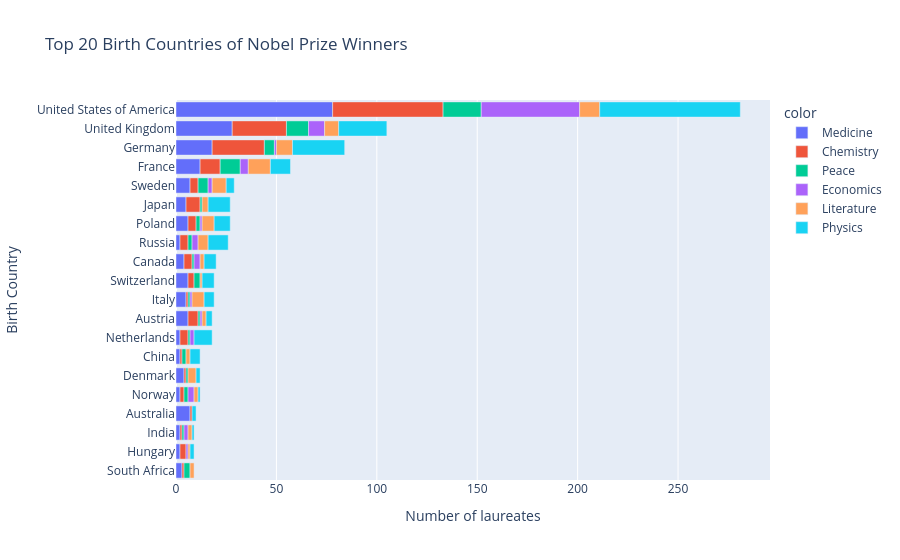

Notebook code cell kept with this figure:
### Code cell
cat_bar = px.bar(x=merged_df.cat_prize,
                 y=merged_df.birth_country_current,
                 orientation='h',
                 color=merged_df.category,
                 title="Top 20 Birth Countries of Nobel Prize Winners",
                 labels={"x": "Number of laureates", "y": "Birth Country"})  
cat_bar.update_layout(xaxis_title='Number of laureates', 
                    yaxis_title='Birth Country'
                  )
cat_bar.show()

### Figure 1 — Plotly figure (JSON) as saved in the notebook; plotly's stock layout.template omitted (floating-point values rounded to 4 significant figures)
{"data": [{"hovertemplate": "color=Medicine<br>Number of laureates=%{x}<br>Birth Country=%{y}<extra></extra>", "legendgroup": "Medicine", "marker": {"color": "#636efa", "pattern": {"shape": ""}}, "name": "Medicine", "orientation": "h", "showlegend": true, "textposition": "auto", "type": "bar", "x": [3, 2, 2, 7, 2, 4, 2, 2, 6, 5, 6, 4, 2, 6, 5, 7, 12, 18, 28, 78], "xaxis": "x", "y": ["South Africa", "Hungary", "India", "Australia", "Norway", "Denmark", "China", "Netherlands", "Austria", "Italy", "Switzerland", "Canada", "Russia", "Poland", "Japan", "Sweden", "France", "Germany", "United Kingdom", "United States of America"], "yaxis": "y"}, {"hovertemplate": "color=Chemistry<br>Number of laureates=%{x}<br>Birth Country=%{y}<extra></extra>", "legendgroup": "Chemistry", "marker": {"color": "#EF553B", "pattern": {"shape": ""}}, "name": "Chemistry", "orientation": "h", "showlegend": true, "textposition": "auto", "type": "bar", "x": [3, 1, 1, 1, 2, 1, 1, 4, 5, 3, 1, 4, 4, 7, 4, 4, 10, 26, 27, 55], "xaxis": "x", "y": ["Hungary", "South Africa", "India", "Australia", "Norway", "Denmark", "China", "Netherlands", "Austria", "Switzerland", "Italy", "Canada", "Russia", "Japan", "Poland", "Sweden", "France", "Germany", "United Kingdom", "United States of America"], "yaxis": "y"}, {"hovertemplate": "color=Peace<br>Number of laureates=%{x}<br>Birth Country=%{y}<extra></extra>", "legendgroup": "Peace", "marker": {"color": "#00cc96", "pattern": {"shape": ""}}, "name": "Peace", "orientation": "h", "showlegend": true, "textposition": "auto", "type": "bar", "x": [3, 1, 2, 1, 2, 1, 1, 3, 1, 1, 2, 1, 2, 5, 10, 5, 11, 19], "xaxis": "x", "y": ["South Africa", "India", "Norway", "Denmark", "China", "Netherlands", "Austria", "Switzerland", "Italy", "Canada", "Russia", "Japan", "Poland", "Sweden", "France", "Germany", "United Kingdom", "United States of America"], "yaxis": "y"}, {"hovertemplate": "color=Economics<br>Number of laureates=%{x}<br>Birth Country=%{y}<extra></extra>", "legendgroup": "Economics", "marker": {"color": "#ab63fa", "pattern": {"shape": ""}}, "name": "Economics", "orientation": "h", "showlegend": true, "textposition": "auto", "type": "bar", "x": [1, 2, 3, 2, 1, 1, 3, 3, 1, 2, 4, 1, 8, 49], "xaxis": "x", "y": ["Hungary", "India", "Norway", "Netherlands", "Austria", "Italy", "Canada", "Russia", "Poland", "Sweden", "France", "Germany", "United Kingdom", "United States of America"], "yaxis": "y"}, {"hovertemplate": "color=Literature<br>Number of laureates=%{x}<br>Birth Country=%{y}<extra></extra>", "legendgroup": "Literature", "marker": {"color": "#FFA15A", "pattern": {"shape": ""}}, "name": "Literature", "orientation": "h", "showlegend": true, "textposition": "auto", "type": "bar", "x": [1, 2, 2, 4, 2, 2, 2, 6, 1, 2, 5, 6, 3, 7, 11, 8, 7, 10], "xaxis": "x", "y": ["Hungary", "South Africa", "India", "Denmark", "China", "Norway", "Austria", "Italy", "Switzerland", "Canada", "Russia", "Poland", "Japan", "Sweden", "France", "Germany", "United Kingdom", "United States of America"], "yaxis": "y"}, {"hovertemplate": "color=Physics<br>Number of laureates=%{x}<br>Birth Country=%{y}<extra></extra>", "legendgroup": "Physics", "marker": {"color": "#19d3f3", "pattern": {"shape": ""}}, "name": "Physics", "orientation": "h", "showlegend": true, "textposition": "auto", "type": "bar", "x": [1, 2, 2, 5, 2, 1, 9, 3, 6, 5, 6, 10, 8, 11, 4, 10, 26, 24, 70], "xaxis": "x", "y": ["India", "Hungary", "Australia", "China", "Denmark", "Norway", "Netherlands", "Austria", "Switzerland", "Italy", "Canada", "Russia", "Poland", "Japan", "Sweden", "France", "Germany", "United Kingdom", "United States of America"], "yaxis": "y"}], "layout": {"barmode": "relative", "legend": {"title": {"text": "color"}, "tracegroupgap": 0}, "title": {"text": "Top 20 Birth Countries of Nobel Prize Winners"}, "xaxis": {"anchor": "y", "domain": [0, 1], "title": {"text": "Number of laureates"}}, "yaxis": {"anchor": "x", "domain": [0, 1], "title": {"text": "Birth Country"}}}}
